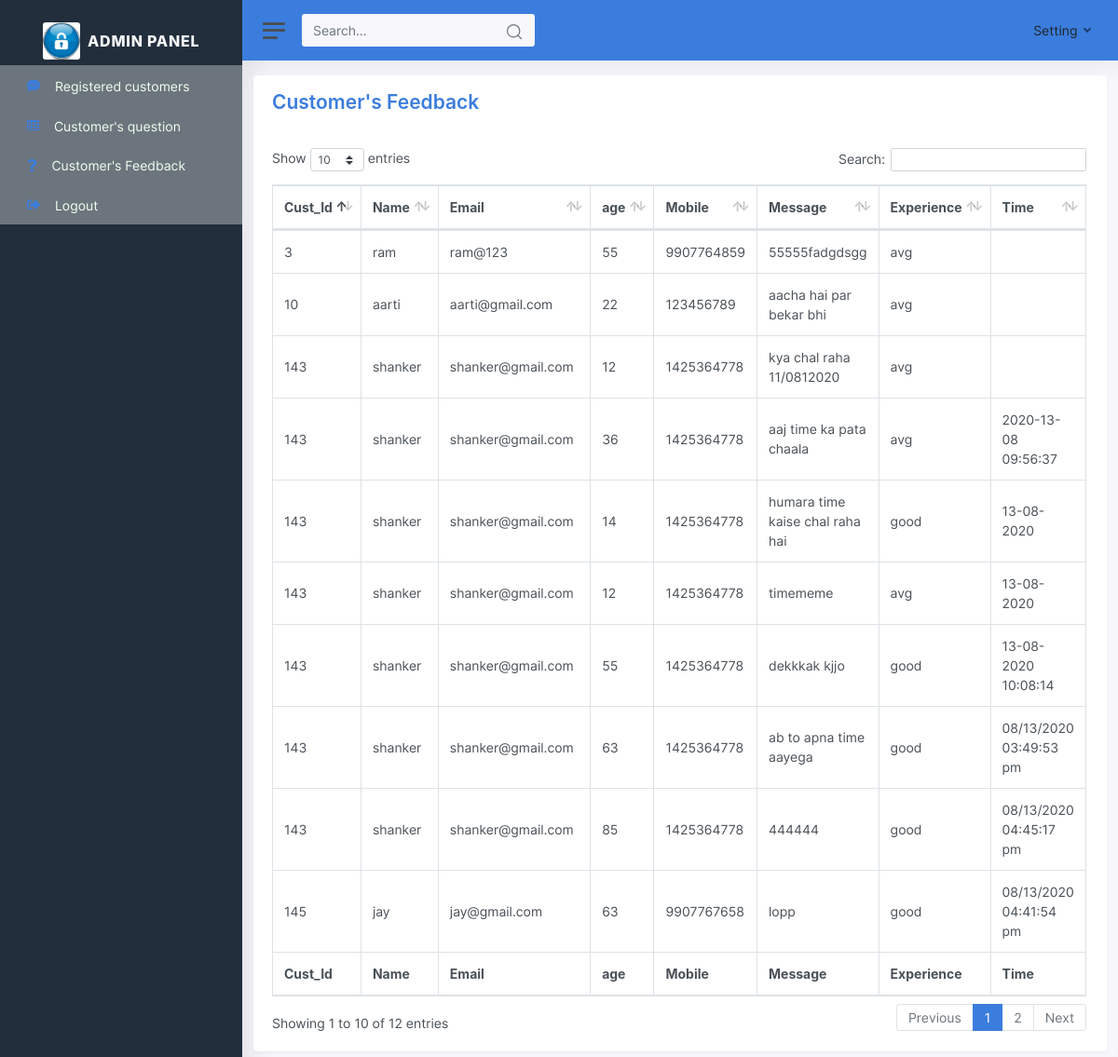
Page /admin/cust_feed.php (signed in) on the committed database.
### tables this page shows
CREATE TABLE `user_feed` (
  `id` int(11) NOT NULL,
  `cust_id` varchar(255) NOT NULL,
  `full_name` varchar(255) NOT NULL,
  `email` varchar(255) NOT NULL,
  `age` varchar(100) NOT NULL,
  `mobile` varchar(100) NOT NULL,
  `message` text NOT NULL,
  `experience` varchar(255) NOT NULL,
  `time_feed` varchar(255) NOT NULL
);

### admin/cust_feed.php (the view, shortened to what this page needs)
<?php
include("admin_header.php");
$query = "SELECT * FROM user_feed";
$result = mysqli_query($conn ,$query);
?>
<body id="page-top">
        <div class="container-fluid">
          <div class="card shadow mb-4 mt-3">
            <div class="card-header py-3">
              <h3 class="m-0 font-weight-bold text-primary">Customer's Feedback</h3>
            </div>
            <div class="card-body">
              <div class="table-responsive">
                <table class="table table-bordered" id="dataTable" width="100%" cellspacing="0">
                  <thead>
                    <tr>
                      <th>Cust_Id</th>
                      <th>Name</th>
                      <th>Email</th>
                      <th>age</th>
                      <th>Mobile</th>
                      <th>Message</th>
                      <th>Experience</th>
                      <th>Time</th>
                    </tr>
                  </thead>
                  <tfoot>
                    <tr>
                      <th>Cust_Id</th>
                      <th>Name</th>
                      <th>Email</th>
                      <th>age</th>
                      <th>Mobile</th>
                      <th>Message</th>
                      <th>Experience</th>
                      <th>Time</th>
                    </tr>
                  </tfoot>
                  <tbody>
                   <?php
                    while($data = mysqli_fetch_assoc($result))
                    {
                    ?>
                    <tr>
                      <td><?php echo $data['cust_id']; ?></td>
                      <td><?php echo $data['full_name']; ?></td>
                      <td><?php echo $data['email']; ?></td>
                      <td><?php echo $data['age']; ?></td>
                      <td><?php echo $data['mobile']; ?></td>
                      <td><?php echo $data['message']; ?></td>
                      <td><?php echo $data['experience']; ?></td>
                      <td><?php echo $data['time_feed']; ?></td>
                    </tr>
                  <?php
                  }
                  ?>
                  </tbody>
                </table>
              </div>
            </div>
          </div>
        </div>
      </div>
    </div>
</body>

### rows in the picture
user_feed: cust "143", full_name "shanker", email "shanker@gmail.com", age "12", mobile "1425364778", message "kya chal raha 11/0812020", experience "avg"
user_feed: cust "3", full_name "ram", email "ram@123", age "55", mobile "9907764859", message "55555fadgdsgg", experience "avg"
user_feed: cust "10", full_name "aarti", email "aarti@gmail.com", age "22", mobile "123456789", message "aacha hai par bekar bhi", experience "avg"
user_feed: cust "143", full_name "shanker", email "shanker@gmail.com", age "36", mobile "1425364778", message "aaj time ka pata chaala", experience "avg", time_feed "2020-13-08 09:56:37"
user_feed: cust "143", full_name "shanker", email "shanker@gmail.com", age "14", mobile "1425364778", message "humara time kaise chal raha hai", experience "good", time_feed "13-08-2020"
user_feed: cust "143", full_name "shanker", email "shanker@gmail.com", age "12", mobile "1425364778", message "timememe", experience "avg", time_feed "13-08-2020"
user_feed: cust "143", full_name "shanker", email "shanker@gmail.com", age "55", mobile "1425364778", message "dekkkak kjjo", experience "good", time_feed "13-08-2020 10:08:14"
user_feed: cust "143", full_name "shanker", email "shanker@gmail.com", age "63", mobile "1425364778", message "ab to apna time aayega", experience "good", time_feed "08/13/2020 03:49:53 pm"
user_feed: cust "145", full_name "jay", email "jay@gmail.com", age "63", mobile "9907767658", message "lopp", experience "good", time_feed "08/13/2020 04:41:54 pm"
user_feed: cust "143", full_name "shanker", email "shanker@gmail.com", age "85", mobile "1425364778", message "444444", experience "good", time_feed "08/13/2020 04:45:17 pm"
